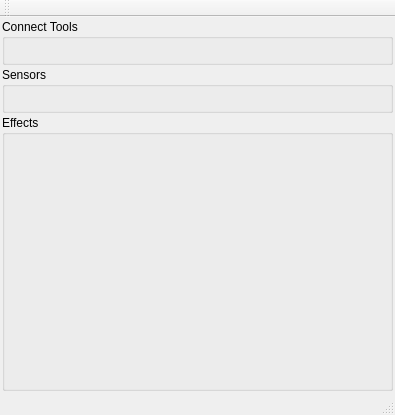
<?xml version="1.0" encoding="UTF-8"?>
<ui version="4.0">
 <class>controlMainWindow</class>
 <widget class="QMainWindow" name="controlMainWindow">
  <property name="geometry">
   <rect>
    <x>0</x>
    <y>0</y>
    <width>395</width>
    <height>415</height>
   </rect>
  </property>
  <property name="windowTitle">
   <string>controlMainWindow</string>
  </property>
  <widget class="QWidget" name="centralWidget">
   <layout class="QVBoxLayout" name="verticalLayout" stretch="1,1,6">
    <property name="spacing">
     <number>2</number>
    </property>
    <property name="leftMargin">
     <number>2</number>
    </property>
    <property name="topMargin">
     <number>2</number>
    </property>
    <property name="rightMargin">
     <number>2</number>
    </property>
    <property name="bottomMargin">
     <number>2</number>
    </property>
    <item>
     <widget class="connectWidget" name="connectionWidget">
      <property name="title">
       <string>Connect Tools</string>
      </property>
     </widget>
    </item>
    <item>
     <widget class="sensorsWidget" name="sensorViewWidget">
      <property name="title">
       <string>Sensors</string>
      </property>
     </widget>
    </item>
    <item>
     <widget class="QGroupBox" name="effectsWidget">
      <property name="title">
       <string>Effects</string>
      </property>
     </widget>
    </item>
   </layout>
  </widget>
  <widget class="QMenuBar" name="menuBar">
   <property name="geometry">
    <rect>
     <x>0</x>
     <y>0</y>
     <width>395</width>
     <height>25</height>
    </rect>
   </property>
  </widget>
  <widget class="QToolBar" name="mainToolBar">
   <attribute name="toolBarArea">
    <enum>TopToolBarArea</enum>
   </attribute>
   <attribute name="toolBarBreak">
    <bool>false</bool>
   </attribute>
  </widget>
  <widget class="QStatusBar" name="statusBar"/>
 </widget>
 <layoutdefault spacing="6" margin="11"/>
 <customwidgets>
  <customwidget>
   <class>connectWidget</class>
   <extends>QGroupBox</extends>
   <header location="global">connectwidget.h</header>
   <container>1</container>
  </customwidget>
  <customwidget>
   <class>sensorsWidget</class>
   <extends>QGroupBox</extends>
   <header location="global">sensorswidget.h</header>
   <container>1</container>
  </customwidget>
 </customwidgets>
 <resources/>
 <connections/>
</ui>
